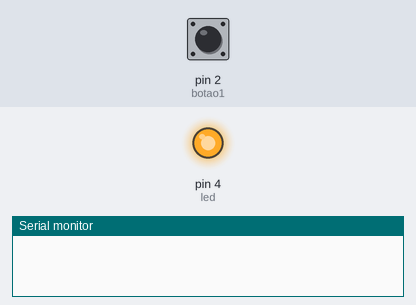
Bench run of a sketch on a simulated Arduino Uno, built with avr-gcc and run on an emulated ATmega328P. Shown: output pins drawn as LEDs (lit = HIGH), the last lines printed to the serial monitor. The test bench sets the inputs (shaded band); at power-on: pin 2 (botao1) LOW.

Above: at 1.2 s.
1.3 s: pin 2 (botao1) pulled HIGH for 3.2 s
At 2.4 s:
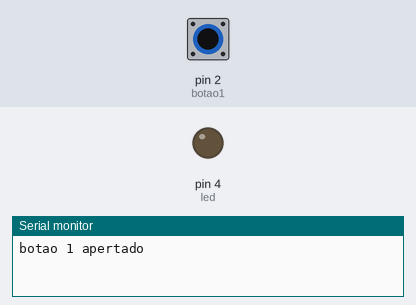
7.5 s: pin 2 (botao1) pulled HIGH for 0.15 s
At 10.55 s:
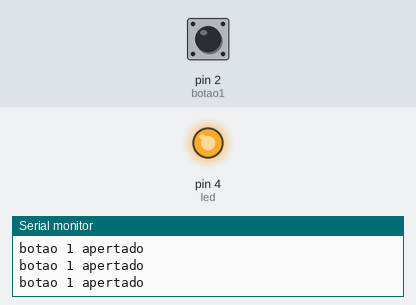
10.6 s: pin 2 (botao1) pulled HIGH for 1 s
At 14.2 s:
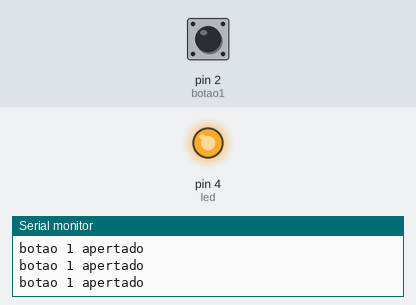
Timing chart, 0 to 15.7 s (numbered marks = the images above; inputs shaded):
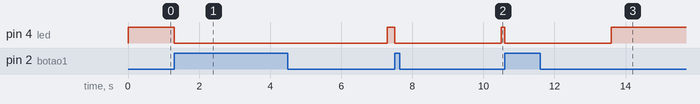

Measured:
- after the input at 1.3 s, pin 4 (led): HIGH → LOW at once, → HIGH 6.0 s later
- after the input at 7.5 s, pin 4 (led): HIGH → LOW at once, → HIGH 3.0 s later
- after the input at 10.6 s, pin 4 (led): HIGH → LOW at once, → HIGH 3.0 s later

The sketch:

codigo.ino
```cpp
const int botao1 = 2;
const int led = 4;

int var1;

 void setup()
 {
    pinMode(botao1, INPUT);
    pinMode(led, OUTPUT);
   	Serial.begin(9600);
 }

 void loop()
 {
   digitalWrite(4, HIGH);
    var1 = digitalRead(botao1);

   if(var1){
     Serial.println("botao 1 apertado");
     digitalWrite(led, LOW);
     delay(3000);
     digitalWrite(led, HIGH);
   }
 }
```
